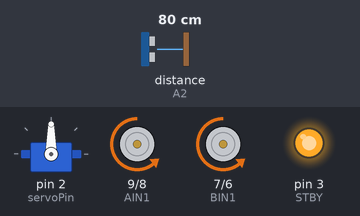
This sketch was run on a simulated Arduino Uno, built with avr-gcc and run on an emulated ATmega328P. Parts: servo, motor-driver pin pairs drawn as motors (green arrow = first pin HIGH = forward, orange = second pin HIGH = backward, longer = more drive, scaled by the enable pin, stopped while the standby pin is LOW), output pins drawn as LEDs (lit = HIGH). Wiring (inferred from the names in the program): ultrasonic range finder: trigger A1; echo A2. The test bench sets the inputs (shaded band); at power-on: distance to the obstacle (sensor on A2) 80 cm. The echo pulse lasts 58.3 µs per cm; pins used as bus, display or sensor lines are not drawn.

Above: at 1.2 s.
1.3 s: distance to the obstacle (sensor on A2) set to 2 cm
At 1.55 s:
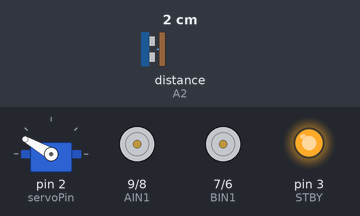
4.3 s: distance to the obstacle (sensor on A2) set to 45 cm
7.3 s: distance to the obstacle (sensor on A2) set to 54 cm
At 7.7 s:
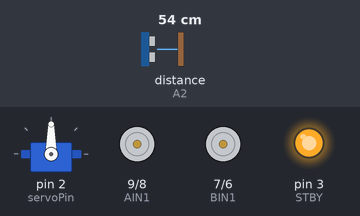
9.3 s: distance to the obstacle (sensor on A2) set to 4 cm
At 10.05 s:
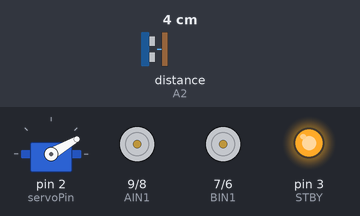
Timing chart, 0 to 13.3 s (numbered marks = the images above; inputs shaded):
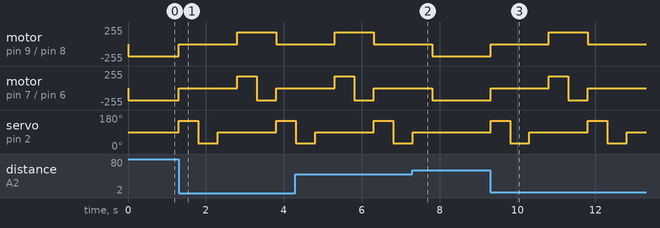

The sketch:

RoboCarOA.ino
```cpp
#include <Servo.h>
Servo servo;

// ---------------------------------------------------------
// HARDWARE CONFIGURATION
// ---------------------------------------------------------

// Motor Driver
const int AIN1 = 9;
const int AIN2 = 8;
const int BIN1 = 7;
const int BIN2 = 6;
const int STBY = 3;

const int PWMA = 11;
// CRITICAL FIX: Moved PWMB to Pin 5 because Servo.h disables PWM on Pin 10
const int PWMB = 5;

// Ultrasonic Sensor
const int trigPin = A1;
const int echoPin = A2;
const float soundSpeed = 0.0343;

// Servo Motor
const int servoPin = 2;
const int posLeft = 150;
const int posRight = 30;
const int posCenter = 90;

// ---------------------------------------------------------
// STATE MACHINE & TIMERS
// ---------------------------------------------------------

enum State {
  DRIVING,
  SCANNING,
  REVERSING,
  TURNING
};

State currState = DRIVING;

// Global timer trackers passed by reference to checkTime()
unsigned long pingTimer = 0;
unsigned long scanTimer = 0;
unsigned long maneuverTimer = 0;

// Tracks which step of the servo sweep we are currently executing
int scanStep = 0;

// Environmental data
float distanceLeft = 0.0;
float distanceRight = 0.0;
float distanceCenter = 0.0;
const float safeDistance = 50.0;

// ---------------------------------------------------------
// MOVEMENT FUNCTIONS
// ---------------------------------------------------------

void reverse() {
  digitalWrite(AIN1, HIGH);
  digitalWrite(AIN2, LOW);
  digitalWrite(BIN1, HIGH);
  digitalWrite(BIN2, LOW);
}

void forward() {
  digitalWrite(AIN1, LOW);
  digitalWrite(AIN2, HIGH);
  digitalWrite(BIN1, LOW);
  digitalWrite(BIN2, HIGH);
}

void left() {
  digitalWrite(AIN1, LOW);
  digitalWrite(AIN2, HIGH);
  digitalWrite(BIN1, HIGH);
  digitalWrite(BIN2, LOW);
}

void right() {
  digitalWrite(AIN1, HIGH);
  digitalWrite(AIN2, LOW);
  digitalWrite(BIN1, LOW);
  digitalWrite(BIN2, HIGH);
}

void brake() {
  digitalWrite(AIN1, LOW);
  digitalWrite(AIN2, LOW);
  digitalWrite(BIN1, LOW);
  digitalWrite(BIN2, LOW);
}

// ---------------------------------------------------------
// SENSOR & TIME LOGIC
// ---------------------------------------------------------

/**
 * @brief Universal non-blocking timer.
 * @param delayTime The milliseconds to wait.
 * @param tracker The global unsigned long variable tracking this specific event.
 * @return true if the time has elapsed, false otherwise.
 */
bool checkTime(unsigned long delayTime, unsigned long &tracker) {
  if (millis() - tracker >= delayTime) {
    tracker = millis(); // Reset the tracker directly
    return true;
  }
  return false;
}

/**
 * @brief Fires the HC-SR04 and calculates distance.
 * Includes a 24,000µs timeout to prevent the Arduino from freezing.
 */
float getDistance(int trig, int echo) {
  digitalWrite(trig, LOW);
  delayMicroseconds(2);
  digitalWrite(trig, HIGH);
  delayMicroseconds(10);
  digitalWrite(trig, LOW);

  // 24000 timeout equals roughly a 400cm max range
  long duration = pulseIn(echo, HIGH, 24000);

  if (duration == 0) return 999.0; // Return a safe large number if no echo (open space)

  return (duration * soundSpeed) / 2.0;
}

// ---------------------------------------------------------
// MAIN PROGRAM
// ---------------------------------------------------------

void setup() {
  Serial.begin(9600);

  // Motor Pins
  pinMode(AIN1, OUTPUT);
  pinMode(AIN2, OUTPUT);
  pinMode(BIN1, OUTPUT);
  pinMode(BIN2, OUTPUT);
  pinMode(STBY, OUTPUT);
  pinMode(PWMA, OUTPUT);
  pinMode(PWMB, OUTPUT);

  // Sensor Pins
  pinMode(trigPin, OUTPUT);
  pinMode(echoPin, INPUT);

  // Initialization
  servo.attach(servoPin);
  servo.write(posCenter);
  digitalWrite(STBY, HIGH);
  analogWrite(PWMA, 180);
  analogWrite(PWMB, 180);
}

void loop() {
  switch (currState) {

    // ---------------------------------------------------
    // 1. NORMAL DRIVING
    // Drives forward, pinging the center every 50ms.
    // ---------------------------------------------------
    case DRIVING:
      forward();

      if (checkTime(50, pingTimer)) {
        distanceCenter = getDistance(trigPin, echoPin);

        if (distanceCenter < safeDistance) {
          brake();
          currState = SCANNING;
          scanStep = 0; // Reset the scan sequence
        }
      }
      break;

    // ---------------------------------------------------
    // 2. SCANNING (Non-Blocking Sequence)
    // Sweeps the servo and takes readings without delays.
    // ---------------------------------------------------
    case SCANNING:
      // Step 0: Move servo to the left
      if (scanStep == 0) {
        servo.write(posLeft);
        scanTimer = millis();
        scanStep++; // Move to next step
      }
      // Step 1: Wait 500ms for servo to settle, then read Left, move Right
      else if (scanStep == 1 && checkTime(500, scanTimer)) {
        distanceLeft = getDistance(trigPin, echoPin);
        servo.write(posRight);
        scanStep++;
      }
      // Step 2: Wait 500ms, read Right, move Center
      else if (scanStep == 2 && checkTime(500, scanTimer)) {
        distanceRight = getDistance(trigPin, echoPin);
        servo.write(posCenter);
        scanStep++;
      }
      // Step 3: Wait 250ms, make a decision based on the data
      else if (scanStep == 3 && checkTime(500, scanTimer)) {

        distanceCenter = getDistance(trigPin, echoPin);

        if (distanceCenter > safeDistance) {
          currState = DRIVING;
        }

        // Trap check
        else if (distanceLeft < safeDistance && distanceRight < safeDistance) {
          reverse();
          currState = REVERSING;
        }
        // Escape Left
        else if (distanceLeft > distanceRight) {
          left();
          currState = TURNING;
        }
        // Escape Right
        else {
          right();
          currState = TURNING;
        }

        maneuverTimer = millis(); // Start the clock for the chosen maneuver
      }
      break;

    // ---------------------------------------------------
    // 3. REVERSING
    // Backs up for 500ms, then forces a spin to escape.
    // ---------------------------------------------------
    case REVERSING:
      if (checkTime(500, maneuverTimer)) {
        right(); // Force a pivot
        currState = TURNING;
        maneuverTimer = millis();
      }
      break;

    // ---------------------------------------------------
    // 4. TURNING
    // Pivots for 400ms, then stops and re-evaluates.
    // ---------------------------------------------------
    case TURNING:
      if (checkTime(500, maneuverTimer)) {
        brake();
        currState = SCANNING; // Re-scan the new direction to ensure it is actually clear
        scanStep = 0;
      }
      break;
  }
}
```

Measured:
- the behaviour switches between 50 and 51 cm on distance to the obstacle (sensor on A2) (found by bisection; images 1 and 2)
- after the input at 1.3 s, motor on pin 9 (AIN1) / pin 8 (AIN2): backward 180/255 → stopped at once, → forward 180/255 1.5 s later, → stopped 1.0 s later; motor on pin 7 (BIN1) / pin 6 (BIN2): backward 180/255 → stopped at once, → forward 180/255 1.5 s later, → backward 180/255 0.50 s later, → stopped 0.50 s later
- after the input at 7.3 s, servo on pin 2 (servoPin): goes on until 7.3 s, then stays 90°
- after the input at 9.3 s, motor on pin 9 (AIN1) / pin 8 (AIN2): backward 180/255 → stopped at once, → forward 180/255 1.5 s later, → stopped 1.0 s later; motor on pin 7 (BIN1) / pin 6 (BIN2): backward 180/255 → stopped at once, → forward 180/255 1.5 s later, → backward 180/255 0.50 s later, → stopped 0.50 s later
